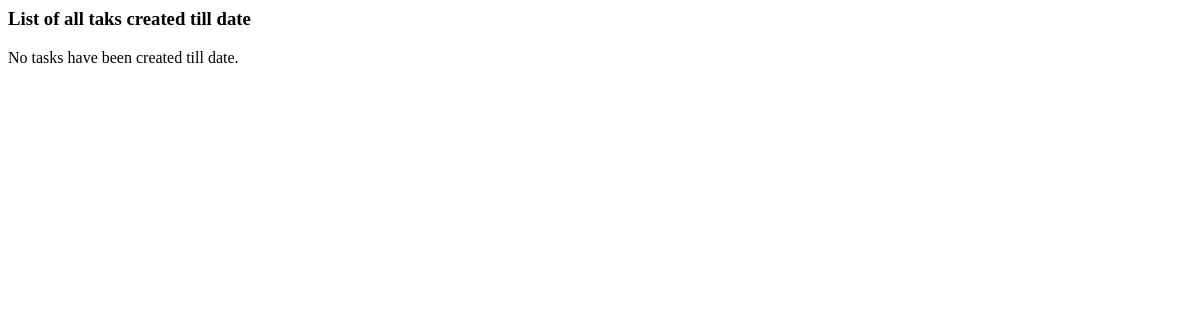
/tasks/, run on an earlier commit of the app's database.
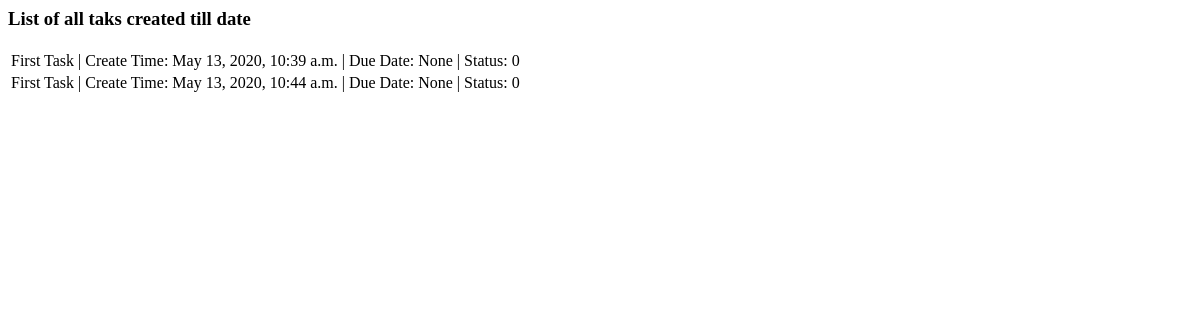
And on a later commit of the database.
### tasks/models.py (models this page shows, shortened)
class Tasks(models.Model):
    details = models.CharField(max_length=500)
    create_time = models.DateTimeField('Task Creation Time')
    last_updated_time = models.DateTimeField('Task Last Update Time')
    due_date = models.DateField('Task Due Date', null=True)
    completed_time = models.DateTimeField('Task Completion Time', null=True)
    ORDER_STATUS = ((0, 'Open'), (1, 'Done'), (2, 'Progress'), (3, 'Deleted'))
    status = models.SmallIntegerField(choices=ORDER_STATUS, default = 0)

### tasks/views.py (the view)
# urls.py: path('', views.index, name='index'),
def index(request):
    all_tasks_list = Tasks.objects.all()
    context = {'all_tasks_list': all_tasks_list}
    return render(request, 'tasks/index.html', context)

### tasks/templates/tasks/index.html
<h3>List of all taks created till date</h3>
{% if all_tasks_list %}
    <table>
        <tbody>
        {% for task in all_tasks_list %}
            <tr>
                <td>{{task.details}}</td>
                <td> | Create Time: {{task.create_time}}</td>
                <td> | Due Date: {{task.due_date}}</td>
                <td> | Status: {{task.status}}</td>
            </tr>
        {% endfor %}
        </tbody>
    </table>
{% else %}
    <p>No tasks have been created till date.</p>
{% endif %}

What changed in the data, as far as the page shows it:
added Tasks: details "First Task", create_time "May 13, 2020, 10:39 a.m.", due_date "None", status "0"
added Tasks: details "First Task", create_time "May 13, 2020, 10:44 a.m.", due_date "None", status "0"
Also different on the page:
text no longer shown: "No tasks have been created till date."
